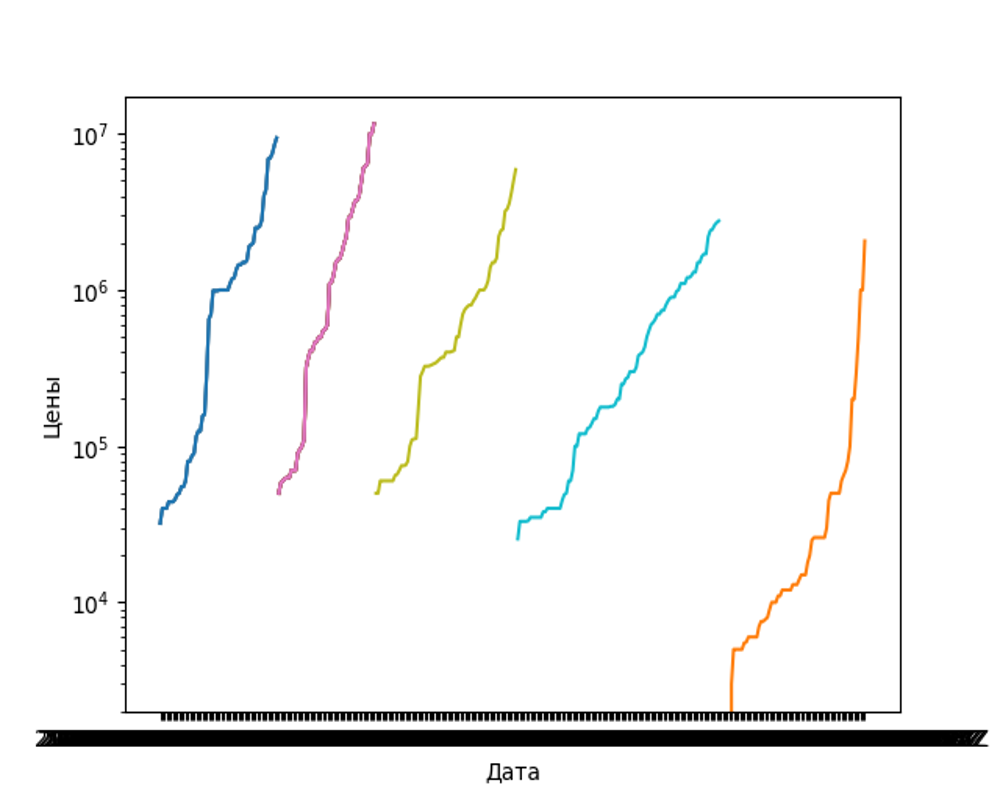
#> input picture Graph.png, 1000 x 800 px
$ python test_syst.py
#> lines starting #> are read from the running program, lines starting #| are printed output that depends on the picture
import matplotlib.pyplot as plt
import numpy as np
from PIL import Image

import matplotlib as mpl


x = np.arange(0, 10, 0.1)
y = np.sin(x)

plt.plot(x, y)

plt.savefig('Graph')
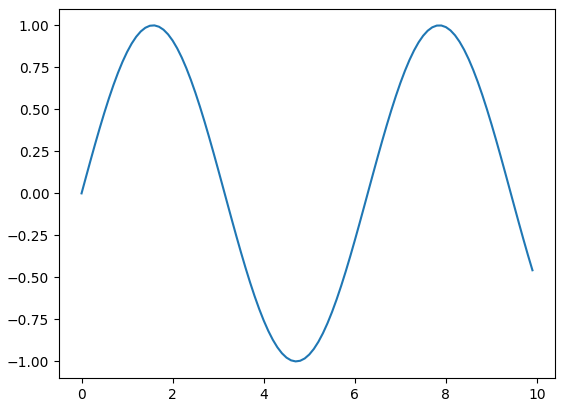
#> figure drawn by matplotlib, 1 panel; curve peaks at x = 1.6, y = 1
img = Image.open('Graph.png')
#> img is the input picture: PIL image 1000x800 RGBA; mean R, G, B, A 245.5, 245.5, 245.2, 255
# изменяем размер
new_image = img.resize((400, 300))
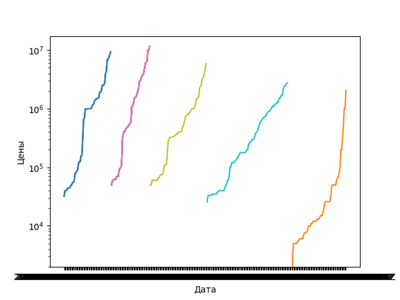
#> new_image: PIL image 400x300 RGBA; mean R, G, B, A 245.4, 245.3, 245.1, 255
new_image.show()
# сохранение картинки
new_image.save('./Graph.png')
